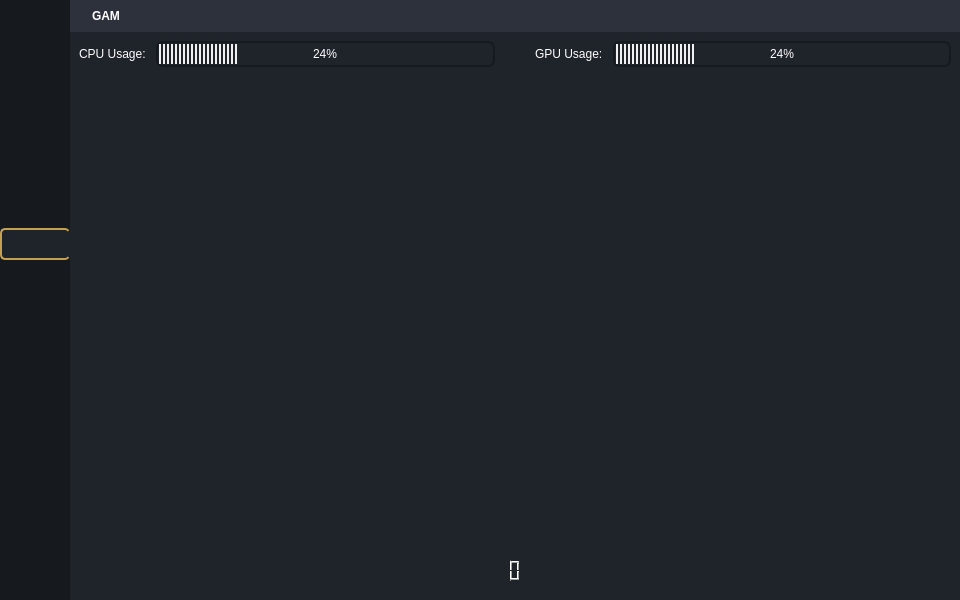
<?xml version="1.0" encoding="UTF-8"?>
<ui version="4.0">
 <class>MainWindow</class>
 <widget class="QMainWindow" name="MainWindow">
  <property name="geometry">
   <rect>
    <x>0</x>
    <y>0</y>
    <width>960</width>
    <height>600</height>
   </rect>
  </property>
  <property name="cursor">
   <cursorShape>ArrowCursor</cursorShape>
  </property>
  <property name="windowTitle">
   <string>MainWindow</string>
  </property>
  <property name="styleSheet">
   <string notr="true">*{
	border: none;
	background-color: transparent;
	background: none;
	margin: 0;
	padding: 0;
	color: #fff;
}
#leftMenuContainer{
	background-color:#16191d;
}

QPushButton {
	padding: 7px 10px;
	border: none;
}

#headerContainer{
	background-color: #2c313c;
}

#home, #profile, #help, #settings{
	background-color: #1f232a;
}</string>
  </property>
  <widget class="QWidget" name="centralwidget">
   <layout class="QHBoxLayout" name="horizontalLayout">
    <property name="spacing">
     <number>0</number>
    </property>
    <property name="leftMargin">
     <number>0</number>
    </property>
    <property name="topMargin">
     <number>0</number>
    </property>
    <property name="rightMargin">
     <number>0</number>
    </property>
    <property name="bottomMargin">
     <number>0</number>
    </property>
    <item>
     <widget class="QWidget" name="leftMenuContainer" native="true">
      <property name="enabled">
       <bool>true</bool>
      </property>
      <property name="sizePolicy">
       <sizepolicy hsizetype="Maximum" vsizetype="Expanding">
        <horstretch>0</horstretch>
        <verstretch>0</verstretch>
       </sizepolicy>
      </property>
      <property name="maximumSize">
       <size>
        <width>16777215</width>
        <height>16777215</height>
       </size>
      </property>
      <property name="layoutDirection">
       <enum>Qt::LeftToRight</enum>
      </property>
      <property name="autoFillBackground">
       <bool>false</bool>
      </property>
      <property name="styleSheet">
       <string notr="true"/>
      </property>
      <layout class="QVBoxLayout" name="verticalLayout">
       <property name="spacing">
        <number>0</number>
       </property>
       <property name="leftMargin">
        <number>0</number>
       </property>
       <property name="topMargin">
        <number>0</number>
       </property>
       <property name="rightMargin">
        <number>0</number>
       </property>
       <property name="bottomMargin">
        <number>0</number>
       </property>
       <item>
        <spacer name="verticalSpacer_2">
         <property name="orientation">
          <enum>Qt::Vertical</enum>
         </property>
         <property name="sizeHint" stdset="0">
          <size>
           <width>20</width>
           <height>228</height>
          </size>
         </property>
        </spacer>
       </item>
       <item>
        <widget class="QFrame" name="frame_2">
         <property name="sizePolicy">
          <sizepolicy hsizetype="Preferred" vsizetype="Preferred">
           <horstretch>0</horstretch>
           <verstretch>0</verstretch>
          </sizepolicy>
         </property>
         <property name="frameShape">
          <enum>QFrame::StyledPanel</enum>
         </property>
         <property name="frameShadow">
          <enum>QFrame::Raised</enum>
         </property>
         <layout class="QVBoxLayout" name="verticalLayout_3">
          <property name="spacing">
           <number>10</number>
          </property>
          <property name="leftMargin">
           <number>0</number>
          </property>
          <property name="topMargin">
           <number>0</number>
          </property>
          <property name="rightMargin">
           <number>0</number>
          </property>
          <property name="bottomMargin">
           <number>0</number>
          </property>
          <item>
           <widget class="QPushButton" name="homeButton">
            <property name="enabled">
             <bool>true</bool>
            </property>
            <property name="styleSheet">
             <string notr="true">QPushButton {
	border-left: 2px solid #C6A052;
	border-bottom: 2px solid #C6A052;
	border-top: 2px solid #C6A052;
	background-color: #1f232a;
	border-radius: 5px;
}
QPushButton:hover {
	background-color: #C6A052;
}</string>
            </property>
            <property name="text">
             <string/>
            </property>
            <property name="icon">
             <iconset resource="resource.qrc">
              <normaloff>:/icons/Qss/icons/home.svg</normaloff>:/icons/Qss/icons/home.svg</iconset>
            </property>
           </widget>
          </item>
          <item>
           <widget class="QPushButton" name="profileButton">
            <property name="toolTip">
             <string>help</string>
            </property>
            <property name="styleSheet">
             <string notr="true">QPushButton {
	border-left: 2px solid transparent;
	border-top: 2px solid transparent;
	border-bottom: 2px solid transparent;
	background-color: #16191d;
	border-radius: 5px;
}
QPushButton:hover {
	background-color: #C6A052;
}</string>
            </property>
            <property name="text">
             <string/>
            </property>
            <property name="icon">
             <iconset resource="resource.qrc">
              <normaloff>:/icons/Qss/icons/user.svg</normaloff>:/icons/Qss/icons/user.svg</iconset>
            </property>
           </widget>
          </item>
          <item>
           <widget class="QPushButton" name="helpButton">
            <property name="toolTip">
             <string>help</string>
            </property>
            <property name="styleSheet">
             <string notr="true">QPushButton {
	border-left: 2px solid transparent;
	border-top: 2px solid transparent;
	border-bottom: 2px solid transparent;
	background-color: #16191d;
	border-radius: 5px;
}
QPushButton:hover {
	background-color: #C6A052;
}</string>
            </property>
            <property name="text">
             <string/>
            </property>
            <property name="icon">
             <iconset resource="resource.qrc">
              <normaloff>:/icons/Qss/icons/help-circle.svg</normaloff>:/icons/Qss/icons/help-circle.svg</iconset>
            </property>
            <property name="iconSize">
             <size>
              <width>16</width>
              <height>16</height>
             </size>
            </property>
           </widget>
          </item>
          <item>
           <widget class="QPushButton" name="settingsButton">
            <property name="enabled">
             <bool>true</bool>
            </property>
            <property name="toolTip">
             <string>settings</string>
            </property>
            <property name="styleSheet">
             <string notr="true">QPushButton {
	border-left: 2px solid transparent;
	border-top: 2px solid transparent;
	border-bottom: 2px solid transparent;
	background-color: #16191d;
	border-radius: 5px;
}
QPushButton:hover {
	background-color: #C6A052;
}</string>
            </property>
            <property name="text">
             <string/>
            </property>
            <property name="icon">
             <iconset resource="resource.qrc">
              <normaloff>:/icons/Qss/icons/settings.svg</normaloff>:/icons/Qss/icons/settings.svg</iconset>
            </property>
           </widget>
          </item>
         </layout>
        </widget>
       </item>
       <item>
        <spacer name="verticalSpacer">
         <property name="orientation">
          <enum>Qt::Vertical</enum>
         </property>
         <property name="sizeHint" stdset="0">
          <size>
           <width>20</width>
           <height>40</height>
          </size>
         </property>
        </spacer>
       </item>
       <item alignment="Qt::AlignLeft|Qt::AlignBottom">
        <widget class="QFrame" name="frame_7">
         <property name="frameShape">
          <enum>QFrame::StyledPanel</enum>
         </property>
         <property name="frameShadow">
          <enum>QFrame::Raised</enum>
         </property>
         <layout class="QVBoxLayout" name="verticalLayout_9">
          <item alignment="Qt::AlignLeft|Qt::AlignBottom">
           <widget class="QPushButton" name="quitButton">
            <property name="toolTip">
             <string>quit</string>
            </property>
            <property name="styleSheet">
             <string notr="true">QPushButton:hover {
	background-color: #C6A052;
}</string>
            </property>
            <property name="text">
             <string/>
            </property>
            <property name="icon">
             <iconset resource="resource.qrc">
              <normaloff>:/icons/Qss/icons/power.svg</normaloff>:/icons/Qss/icons/power.svg</iconset>
            </property>
           </widget>
          </item>
         </layout>
        </widget>
       </item>
      </layout>
     </widget>
    </item>
    <item>
     <widget class="QWidget" name="mainBodyContainer" native="true">
      <property name="sizePolicy">
       <sizepolicy hsizetype="Expanding" vsizetype="Preferred">
        <horstretch>0</horstretch>
        <verstretch>0</verstretch>
       </sizepolicy>
      </property>
      <layout class="QVBoxLayout" name="verticalLayout_4">
       <property name="spacing">
        <number>0</number>
       </property>
       <property name="leftMargin">
        <number>0</number>
       </property>
       <property name="topMargin">
        <number>0</number>
       </property>
       <property name="rightMargin">
        <number>0</number>
       </property>
       <property name="bottomMargin">
        <number>0</number>
       </property>
       <item alignment="Qt::AlignTop">
        <widget class="QWidget" name="headerContainer" native="true">
         <property name="styleSheet">
          <string notr="true">QPushButton:hover {
background-color: #C6A052;
}</string>
         </property>
         <layout class="QHBoxLayout" name="horizontalLayout_9">
          <property name="spacing">
           <number>0</number>
          </property>
          <property name="leftMargin">
           <number>0</number>
          </property>
          <property name="topMargin">
           <number>0</number>
          </property>
          <property name="rightMargin">
           <number>0</number>
          </property>
          <property name="bottomMargin">
           <number>0</number>
          </property>
          <item>
           <widget class="QFrame" name="frame_6">
            <property name="frameShape">
             <enum>QFrame::StyledPanel</enum>
            </property>
            <property name="frameShadow">
             <enum>QFrame::Raised</enum>
            </property>
            <layout class="QHBoxLayout" name="horizontalLayout_11">
             <item>
              <widget class="QLabel" name="gamcoinImage">
               <property name="maximumSize">
                <size>
                 <width>20</width>
                 <height>20</height>
                </size>
               </property>
               <property name="text">
                <string/>
               </property>
               <property name="pixmap">
                <pixmap>images/gamcoin.png</pixmap>
               </property>
               <property name="scaledContents">
                <bool>true</bool>
               </property>
              </widget>
             </item>
             <item>
              <widget class="QLabel" name="gamcoinText">
               <property name="font">
                <font>
                 <bold>true</bold>
                </font>
               </property>
               <property name="text">
                <string>GAM</string>
               </property>
              </widget>
             </item>
            </layout>
           </widget>
          </item>
          <item>
           <spacer name="horizontalSpacer_5">
            <property name="orientation">
             <enum>Qt::Horizontal</enum>
            </property>
            <property name="sizeHint" stdset="0">
             <size>
              <width>628</width>
              <height>20</height>
             </size>
            </property>
           </spacer>
          </item>
          <item>
           <widget class="QFrame" name="frame_8">
            <property name="frameShape">
             <enum>QFrame::StyledPanel</enum>
            </property>
            <property name="frameShadow">
             <enum>QFrame::Raised</enum>
            </property>
            <layout class="QHBoxLayout" name="horizontalLayout_10">
             <property name="spacing">
              <number>0</number>
             </property>
             <property name="leftMargin">
              <number>0</number>
             </property>
             <property name="topMargin">
              <number>0</number>
             </property>
             <property name="rightMargin">
              <number>0</number>
             </property>
             <property name="bottomMargin">
              <number>0</number>
             </property>
             <item alignment="Qt::AlignRight">
              <widget class="QPushButton" name="minimizeButton">
               <property name="toolTip">
                <string>minimize app</string>
               </property>
               <property name="text">
                <string/>
               </property>
               <property name="icon">
                <iconset resource="resource.qrc">
                 <normaloff>:/icons/Qss/icons/minus.svg</normaloff>:/icons/Qss/icons/minus.svg</iconset>
               </property>
              </widget>
             </item>
             <item alignment="Qt::AlignRight">
              <widget class="QPushButton" name="fullscreenButton">
               <property name="toolTip">
                <string>make app full screen</string>
               </property>
               <property name="text">
                <string/>
               </property>
               <property name="icon">
                <iconset resource="resource.qrc">
                 <normaloff>:/icons/Qss/icons/square.svg</normaloff>:/icons/Qss/icons/square.svg</iconset>
               </property>
               <property name="iconSize">
                <size>
                 <width>16</width>
                 <height>16</height>
                </size>
               </property>
               <property name="default">
                <bool>true</bool>
               </property>
               <property name="flat">
                <bool>false</bool>
               </property>
              </widget>
             </item>
             <item alignment="Qt::AlignRight">
              <widget class="QPushButton" name="closeButton">
               <property name="toolTip">
                <string>close app</string>
               </property>
               <property name="text">
                <string/>
               </property>
               <property name="icon">
                <iconset resource="resource.qrc">
                 <normaloff>:/icons/Qss/icons/x.svg</normaloff>:/icons/Qss/icons/x.svg</iconset>
               </property>
               <property name="iconSize">
                <size>
                 <width>16</width>
                 <height>16</height>
                </size>
               </property>
              </widget>
             </item>
            </layout>
           </widget>
          </item>
         </layout>
        </widget>
       </item>
       <item>
        <widget class="QWidget" name="mainBodyContent" native="true">
         <layout class="QVBoxLayout" name="verticalLayout_6">
          <property name="spacing">
           <number>0</number>
          </property>
          <property name="leftMargin">
           <number>0</number>
          </property>
          <property name="topMargin">
           <number>0</number>
          </property>
          <property name="rightMargin">
           <number>0</number>
          </property>
          <property name="bottomMargin">
           <number>0</number>
          </property>
          <item>
           <widget class="QCustomQStackedWidget" name="mainPages">
            <property name="currentIndex">
             <number>0</number>
            </property>
            <widget class="QWidget" name="home">
             <layout class="QVBoxLayout" name="verticalLayout_7">
              <item>
               <widget class="QWidget" name="bottomMenuSubContainer" native="true">
                <property name="sizePolicy">
                 <sizepolicy hsizetype="Preferred" vsizetype="Maximum">
                  <horstretch>0</horstretch>
                  <verstretch>0</verstretch>
                 </sizepolicy>
                </property>
                <layout class="QVBoxLayout" name="verticalLayout_5">
                 <property name="spacing">
                  <number>0</number>
                 </property>
                 <property name="leftMargin">
                  <number>0</number>
                 </property>
                 <property name="topMargin">
                  <number>0</number>
                 </property>
                 <property name="rightMargin">
                  <number>0</number>
                 </property>
                 <property name="bottomMargin">
                  <number>0</number>
                 </property>
                 <item>
                  <widget class="QWidget" name="topMenuSubContainer" native="true">
                   <property name="sizePolicy">
                    <sizepolicy hsizetype="Expanding" vsizetype="Maximum">
                     <horstretch>0</horstretch>
                     <verstretch>0</verstretch>
                    </sizepolicy>
                   </property>
                   <layout class="QHBoxLayout" name="horizontalLayout_3">
                    <property name="spacing">
                     <number>0</number>
                    </property>
                    <property name="leftMargin">
                     <number>0</number>
                    </property>
                    <property name="topMargin">
                     <number>0</number>
                    </property>
                    <property name="rightMargin">
                     <number>0</number>
                    </property>
                    <property name="bottomMargin">
                     <number>0</number>
                    </property>
                    <item>
                     <widget class="QFrame" name="frame">
                      <property name="frameShape">
                       <enum>QFrame::StyledPanel</enum>
                      </property>
                      <property name="frameShadow">
                       <enum>QFrame::Raised</enum>
                      </property>
                      <layout class="QHBoxLayout" name="horizontalLayout_4">
                       <property name="spacing">
                        <number>10</number>
                       </property>
                       <property name="leftMargin">
                        <number>0</number>
                       </property>
                       <property name="topMargin">
                        <number>0</number>
                       </property>
                       <property name="rightMargin">
                        <number>20</number>
                       </property>
                       <property name="bottomMargin">
                        <number>0</number>
                       </property>
                       <item>
                        <widget class="QLabel" name="CPUText">
                         <property name="text">
                          <string>CPU Usage:</string>
                         </property>
                        </widget>
                       </item>
                       <item>
                        <widget class="QProgressBar" name="CPUProgressBar">
                         <property name="styleSheet">
                          <string notr="true">QProgressBar {
	background-color: #1f232a;
	border-style: solid;
	border-color:  #16191d;
	border-radius: 7px;
	border-width: 2px;
	text-align: center;

}
QProgressBar::Chunk {
	background-color: #f0f0f0;
	width: 2px;
	margin: 1px;
}</string>
                         </property>
                         <property name="value">
                          <number>24</number>
                         </property>
                        </widget>
                       </item>
                      </layout>
                     </widget>
                    </item>
                    <item>
                     <widget class="QFrame" name="frame_3">
                      <property name="frameShape">
                       <enum>QFrame::StyledPanel</enum>
                      </property>
                      <property name="frameShadow">
                       <enum>QFrame::Raised</enum>
                      </property>
                      <layout class="QHBoxLayout" name="horizontalLayout_5">
                       <property name="spacing">
                        <number>10</number>
                       </property>
                       <property name="leftMargin">
                        <number>20</number>
                       </property>
                       <property name="topMargin">
                        <number>0</number>
                       </property>
                       <property name="rightMargin">
                        <number>0</number>
                       </property>
                       <property name="bottomMargin">
                        <number>0</number>
                       </property>
                       <item>
                        <widget class="QLabel" name="GPUText">
                         <property name="text">
                          <string>GPU Usage:</string>
                         </property>
                        </widget>
                       </item>
                       <item>
                        <widget class="QProgressBar" name="GPUProgressBar">
                         <property name="styleSheet">
                          <string notr="true">QProgressBar {
	background-color: #1f232a;
	border-style: solid;
	border-color:  #16191d;
	border-radius: 7px;
	border-width: 2px;
	text-align: center;

}
QProgressBar::Chunk {
	background-color: #f0f0f0;
	width: 2px;
	margin: 1px;
}</string>
                         </property>
                         <property name="value">
                          <number>24</number>
                         </property>
                        </widget>
                       </item>
                      </layout>
                     </widget>
                    </item>
                   </layout>
                  </widget>
                 </item>
                </layout>
               </widget>
              </item>
              <item>
               <widget class="QWidget" name="mainBodySubContainer" native="true">
                <property name="sizePolicy">
                 <sizepolicy hsizetype="Preferred" vsizetype="MinimumExpanding">
                  <horstretch>0</horstretch>
                  <verstretch>0</verstretch>
                 </sizepolicy>
                </property>
                <layout class="QHBoxLayout" name="horizontalLayout_7">
                 <item>
                  <widget class="QFrame" name="frame_5">
                   <property name="cursor">
                    <cursorShape>ArrowCursor</cursorShape>
                   </property>
                   <property name="toolTip">
                    <string/>
                   </property>
                   <property name="toolTipDuration">
                    <number>-1</number>
                   </property>
                   <property name="frameShape">
                    <enum>QFrame::StyledPanel</enum>
                   </property>
                   <property name="frameShadow">
                    <enum>QFrame::Raised</enum>
                   </property>
                   <layout class="QHBoxLayout" name="horizontalLayout_8">
                    <item>
                     <widget class="QPushButton" name="startButton">
                      <property name="enabled">
                       <bool>true</bool>
                      </property>
                      <property name="sizePolicy">
                       <sizepolicy hsizetype="Maximum" vsizetype="Maximum">
                        <horstretch>0</horstretch>
                        <verstretch>0</verstretch>
                       </sizepolicy>
                      </property>
                      <property name="sizeIncrement">
                       <size>
                        <width>300</width>
                        <height>300</height>
                       </size>
                      </property>
                      <property name="font">
                       <font>
                        <italic>false</italic>
                        <strikeout>false</strikeout>
                       </font>
                      </property>
                      <property name="cursor">
                       <cursorShape>PointingHandCursor</cursorShape>
                      </property>
                      <property name="mouseTracking">
                       <bool>false</bool>
                      </property>
                      <property name="focusPolicy">
                       <enum>Qt::StrongFocus</enum>
                      </property>
                      <property name="toolTip">
                       <string>Start Button</string>
                      </property>
                      <property name="toolTipDuration">
                       <number>1</number>
                      </property>
                      <property name="styleSheet">
                       <string notr="true">QPushButton {
}</string>
                      </property>
                      <property name="text">
                       <string/>
                      </property>
                      <property name="icon">
                       <iconset>
                        <normaloff>images/gamcoin_silver.png</normaloff>images/gamcoin_silver.png</iconset>
                      </property>
                      <property name="iconSize">
                       <size>
                        <width>300</width>
                        <height>300</height>
                       </size>
                      </property>
                      <property name="checkable">
                       <bool>false</bool>
                      </property>
                      <property name="default">
                       <bool>true</bool>
                      </property>
                     </widget>
                    </item>
                   </layout>
                  </widget>
                 </item>
                </layout>
               </widget>
              </item>
              <item>
               <widget class="QFrame" name="frame_4">
                <property name="frameShape">
                 <enum>QFrame::StyledPanel</enum>
                </property>
                <property name="frameShadow">
                 <enum>QFrame::Raised</enum>
                </property>
                <layout class="QHBoxLayout" name="horizontalLayout_6">
                 <item>
                  <spacer name="horizontalSpacer_2">
                   <property name="orientation">
                    <enum>Qt::Horizontal</enum>
                   </property>
                   <property name="sizeHint" stdset="0">
                    <size>
                     <width>40</width>
                     <height>20</height>
                    </size>
                   </property>
                  </spacer>
                 </item>
                 <item>
                  <widget class="QLCDNumber" name="coinCounter">
                   <property name="digitCount">
                    <number>1</number>
                   </property>
                   <property name="segmentStyle">
                    <enum>QLCDNumber::Filled</enum>
                   </property>
                   <property name="value" stdset="0">
                    <double>0.000000000000000</double>
                   </property>
                  </widget>
                 </item>
                 <item>
                  <spacer name="horizontalSpacer">
                   <property name="orientation">
                    <enum>Qt::Horizontal</enum>
                   </property>
                   <property name="sizeHint" stdset="0">
                    <size>
                     <width>222</width>
                     <height>20</height>
                    </size>
                   </property>
                  </spacer>
                 </item>
                </layout>
               </widget>
              </item>
             </layout>
            </widget>
            <widget class="QWidget" name="settings">
             <layout class="QVBoxLayout" name="verticalLayout_10">
              <item>
               <widget class="QLabel" name="label_3">
                <property name="text">
                 <string>Settings</string>
                </property>
               </widget>
              </item>
             </layout>
            </widget>
            <widget class="QWidget" name="profile">
             <layout class="QVBoxLayout" name="verticalLayout_2">
              <item>
               <widget class="QLabel" name="label_2">
                <property name="text">
                 <string>Profile</string>
                </property>
               </widget>
              </item>
             </layout>
            </widget>
            <widget class="QWidget" name="help">
             <layout class="QVBoxLayout" name="verticalLayout_8">
              <item>
               <widget class="QLabel" name="label">
                <property name="text">
                 <string>Help</string>
                </property>
               </widget>
              </item>
             </layout>
            </widget>
           </widget>
          </item>
         </layout>
        </widget>
       </item>
      </layout>
     </widget>
    </item>
   </layout>
  </widget>
 </widget>
 <customwidgets>
  <customwidget>
   <class>QCustomQStackedWidget</class>
   <extends>QStackedWidget</extends>
   <header>Custom_Widgets.QCustomQStackedWidget.h</header>
   <container>1</container>
  </customwidget>
 </customwidgets>
 <resources>
  <include location="resource.qrc"/>
 </resources>
 <connections>
  <connection>
   <sender>quitButton</sender>
   <signal>clicked()</signal>
   <receiver>MainWindow</receiver>
   <slot>close()</slot>
   <hints>
    <hint type="sourcelabel">
     <x>28</x>
     <y>575</y>
    </hint>
    <hint type="destinationlabel">
     <x>479</x>
     <y>299</y>
    </hint>
   </hints>
  </connection>
 </connections>
</ui>
